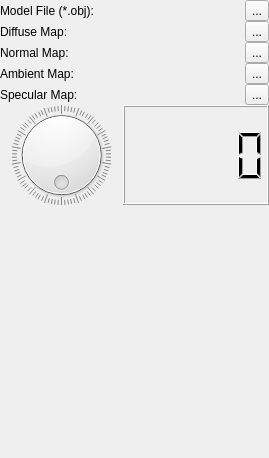
<?xml version="1.0" encoding="UTF-8"?>
<ui version="4.0">
 <class>Menu</class>
 <widget class="QWidget" name="Menu">
  <property name="geometry">
   <rect>
    <x>0</x>
    <y>0</y>
    <width>269</width>
    <height>458</height>
   </rect>
  </property>
  <property name="windowTitle">
   <string>Form</string>
  </property>
  <layout class="QGridLayout" name="gridLayout_2">
   <property name="leftMargin">
    <number>0</number>
   </property>
   <property name="topMargin">
    <number>0</number>
   </property>
   <property name="rightMargin">
    <number>0</number>
   </property>
   <property name="bottomMargin">
    <number>0</number>
   </property>
   <property name="spacing">
    <number>0</number>
   </property>
   <item row="0" column="0">
    <layout class="QGridLayout" name="gridLayout">
     <property name="spacing">
      <number>0</number>
     </property>
     <item row="5" column="0">
      <widget class="QDial" name="dial">
       <property name="maximum">
        <number>360</number>
       </property>
       <property name="orientation">
        <enum>Qt::Horizontal</enum>
       </property>
       <property name="wrapping">
        <bool>true</bool>
       </property>
       <property name="notchTarget">
        <double>3.700000000000000</double>
       </property>
       <property name="notchesVisible">
        <bool>true</bool>
       </property>
      </widget>
     </item>
     <item row="2" column="2">
      <widget class="QToolButton" name="buttonNormalMap">
       <property name="text">
        <string>...</string>
       </property>
      </widget>
     </item>
     <item row="3" column="0" colspan="2">
      <widget class="QLabel" name="labelAmbientMap">
       <property name="text">
        <string>Ambient Map:</string>
       </property>
      </widget>
     </item>
     <item row="5" column="1" colspan="2">
      <widget class="QLCDNumber" name="lcdNumber"/>
     </item>
     <item row="2" column="0" colspan="2">
      <widget class="QLabel" name="labelNormalMap">
       <property name="text">
        <string>Normal Map:</string>
       </property>
      </widget>
     </item>
     <item row="4" column="0" colspan="2">
      <widget class="QLabel" name="labelSpecularMap">
       <property name="text">
        <string>Specular Map:</string>
       </property>
      </widget>
     </item>
     <item row="3" column="2">
      <widget class="QToolButton" name="buttonAmbientMap">
       <property name="text">
        <string>...</string>
       </property>
      </widget>
     </item>
     <item row="6" column="0">
      <spacer name="verticalSpacer">
       <property name="orientation">
        <enum>Qt::Vertical</enum>
       </property>
       <property name="sizeHint" stdset="0">
        <size>
         <width>20</width>
         <height>40</height>
        </size>
       </property>
      </spacer>
     </item>
     <item row="1" column="2">
      <widget class="QToolButton" name="buttonDiffuseMap">
       <property name="text">
        <string>...</string>
       </property>
      </widget>
     </item>
     <item row="4" column="2">
      <widget class="QToolButton" name="buttonSpecularMap">
       <property name="text">
        <string>...</string>
       </property>
      </widget>
     </item>
     <item row="1" column="0" colspan="2">
      <widget class="QLabel" name="labelDiffuseMap">
       <property name="text">
        <string>Diffuse Map:</string>
       </property>
      </widget>
     </item>
     <item row="0" column="2">
      <widget class="QToolButton" name="buttonFile">
       <property name="text">
        <string>...</string>
       </property>
      </widget>
     </item>
     <item row="0" column="0" colspan="2">
      <widget class="QLabel" name="labelFile">
       <property name="text">
        <string>Model File (*.obj):</string>
       </property>
      </widget>
     </item>
    </layout>
   </item>
  </layout>
 </widget>
 <resources/>
 <connections>
  <connection>
   <sender>dial</sender>
   <signal>sliderMoved(int)</signal>
   <receiver>lcdNumber</receiver>
   <slot>display(int)</slot>
   <hints>
    <hint type="sourcelabel">
     <x>86</x>
     <y>136</y>
    </hint>
    <hint type="destinationlabel">
     <x>178</x>
     <y>143</y>
    </hint>
   </hints>
  </connection>
 </connections>
</ui>
